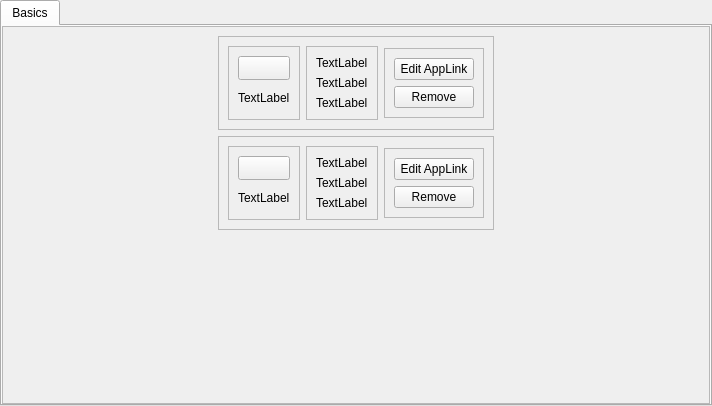
<?xml version="1.0" encoding="UTF-8"?>
<ui version="4.0">
 <class>Form</class>
 <widget class="QWidget" name="Form">
  <property name="geometry">
   <rect>
    <x>0</x>
    <y>0</y>
    <width>712</width>
    <height>406</height>
   </rect>
  </property>
  <property name="windowTitle">
   <string>Form</string>
  </property>
  <layout class="QVBoxLayout" name="verticalLayout_9">
   <property name="spacing">
    <number>2</number>
   </property>
   <property name="sizeConstraint">
    <enum>QLayout::SetDefaultConstraint</enum>
   </property>
   <property name="leftMargin">
    <number>0</number>
   </property>
   <property name="topMargin">
    <number>0</number>
   </property>
   <property name="rightMargin">
    <number>0</number>
   </property>
   <property name="bottomMargin">
    <number>0</number>
   </property>
   <item>
    <widget class="QTabWidget" name="tab_bar">
     <property name="sizePolicy">
      <sizepolicy hsizetype="Preferred" vsizetype="Preferred">
       <horstretch>0</horstretch>
       <verstretch>0</verstretch>
      </sizepolicy>
     </property>
     <property name="currentIndex">
      <number>0</number>
     </property>
     <property name="elideMode">
      <enum>Qt::ElideLeft</enum>
     </property>
     <property name="usesScrollButtons">
      <bool>true</bool>
     </property>
     <widget class="QWidget" name="tab_1">
      <attribute name="title">
       <string>Basics</string>
      </attribute>
      <layout class="QVBoxLayout" name="verticalLayout_6" stretch="0">
       <property name="spacing">
        <number>0</number>
       </property>
       <property name="sizeConstraint">
        <enum>QLayout::SetDefaultConstraint</enum>
       </property>
       <property name="leftMargin">
        <number>0</number>
       </property>
       <property name="topMargin">
        <number>0</number>
       </property>
       <property name="rightMargin">
        <number>0</number>
       </property>
       <property name="bottomMargin">
        <number>0</number>
       </property>
       <item>
        <widget class="QScrollArea" name="tab_scroll_area">
         <property name="sizePolicy">
          <sizepolicy hsizetype="Preferred" vsizetype="MinimumExpanding">
           <horstretch>0</horstretch>
           <verstretch>0</verstretch>
          </sizepolicy>
         </property>
         <property name="verticalScrollBarPolicy">
          <enum>Qt::ScrollBarAsNeeded</enum>
         </property>
         <property name="horizontalScrollBarPolicy">
          <enum>Qt::ScrollBarAsNeeded</enum>
         </property>
         <property name="widgetResizable">
          <bool>false</bool>
         </property>
         <property name="alignment">
          <set>Qt::AlignHCenter|Qt::AlignTop</set>
         </property>
         <widget class="QWidget" name="tab_scroll_area_widgets">
          <property name="sizePolicy">
           <sizepolicy hsizetype="MinimumExpanding" vsizetype="MinimumExpanding">
            <horstretch>0</horstretch>
            <verstretch>0</verstretch>
           </sizepolicy>
          </property>
          <layout class="QVBoxLayout" name="verticalLayout">
           <item>
            <widget class="QFrame" name="frame_4">
             <property name="sizePolicy">
              <sizepolicy hsizetype="MinimumExpanding" vsizetype="Preferred">
               <horstretch>0</horstretch>
               <verstretch>0</verstretch>
              </sizepolicy>
             </property>
             <property name="frameShape">
              <enum>QFrame::StyledPanel</enum>
             </property>
             <property name="frameShadow">
              <enum>QFrame::Raised</enum>
             </property>
             <layout class="QHBoxLayout" name="horizontalLayout">
              <item>
               <widget class="QFrame" name="frame">
                <property name="maximumSize">
                 <size>
                  <width>120</width>
                  <height>16777215</height>
                 </size>
                </property>
                <property name="frameShape">
                 <enum>QFrame::StyledPanel</enum>
                </property>
                <property name="frameShadow">
                 <enum>QFrame::Raised</enum>
                </property>
                <layout class="QVBoxLayout" name="verticalLayout_2">
                 <item>
                  <widget class="QPushButton" name="pushButton">
                   <property name="maximumSize">
                    <size>
                     <width>100</width>
                     <height>80</height>
                    </size>
                   </property>
                   <property name="text">
                    <string/>
                   </property>
                   <property name="icon">
                    <iconset>
                     <normalon>../../../assets/icons/no-access.png</normalon>
                    </iconset>
                   </property>
                   <property name="iconSize">
                    <size>
                     <width>64</width>
                     <height>64</height>
                    </size>
                   </property>
                  </widget>
                 </item>
                 <item>
                  <widget class="QLabel" name="label_9">
                   <property name="text">
                    <string>TextLabel</string>
                   </property>
                  </widget>
                 </item>
                </layout>
               </widget>
              </item>
              <item>
               <widget class="QFrame" name="frame_3">
                <property name="maximumSize">
                 <size>
                  <width>300</width>
                  <height>16777215</height>
                 </size>
                </property>
                <property name="frameShape">
                 <enum>QFrame::StyledPanel</enum>
                </property>
                <property name="frameShadow">
                 <enum>QFrame::Raised</enum>
                </property>
                <layout class="QVBoxLayout" name="verticalLayout_7" stretch="1,1,1">
                 <property name="sizeConstraint">
                  <enum>QLayout::SetMinAndMaxSize</enum>
                 </property>
                 <item>
                  <widget class="QLabel" name="label_11">
                   <property name="sizePolicy">
                    <sizepolicy hsizetype="MinimumExpanding" vsizetype="Preferred">
                     <horstretch>0</horstretch>
                     <verstretch>0</verstretch>
                    </sizepolicy>
                   </property>
                   <property name="text">
                    <string>TextLabel</string>
                   </property>
                  </widget>
                 </item>
                 <item>
                  <widget class="QLabel" name="label_12">
                   <property name="sizePolicy">
                    <sizepolicy hsizetype="MinimumExpanding" vsizetype="Preferred">
                     <horstretch>0</horstretch>
                     <verstretch>0</verstretch>
                    </sizepolicy>
                   </property>
                   <property name="text">
                    <string>TextLabel</string>
                   </property>
                  </widget>
                 </item>
                 <item>
                  <widget class="QLabel" name="label_10">
                   <property name="sizePolicy">
                    <sizepolicy hsizetype="MinimumExpanding" vsizetype="Preferred">
                     <horstretch>0</horstretch>
                     <verstretch>0</verstretch>
                    </sizepolicy>
                   </property>
                   <property name="minimumSize">
                    <size>
                     <width>0</width>
                     <height>0</height>
                    </size>
                   </property>
                   <property name="text">
                    <string>TextLabel</string>
                   </property>
                  </widget>
                 </item>
                </layout>
               </widget>
              </item>
              <item>
               <widget class="QFrame" name="frame_2">
                <property name="maximumSize">
                 <size>
                  <width>150</width>
                  <height>16777215</height>
                 </size>
                </property>
                <property name="frameShape">
                 <enum>QFrame::StyledPanel</enum>
                </property>
                <property name="frameShadow">
                 <enum>QFrame::Raised</enum>
                </property>
                <layout class="QVBoxLayout" name="verticalLayout_4">
                 <property name="sizeConstraint">
                  <enum>QLayout::SetMinAndMaxSize</enum>
                 </property>
                 <item>
                  <widget class="QPushButton" name="pushButton_2">
                   <property name="text">
                    <string>Edit AppLink</string>
                   </property>
                   <property name="icon">
                    <iconset>
                     <normalon>../../../assets/icons/edit.png</normalon>
                    </iconset>
                   </property>
                  </widget>
                 </item>
                 <item>
                  <widget class="QPushButton" name="pushButton_3">
                   <property name="text">
                    <string>Remove</string>
                   </property>
                   <property name="icon">
                    <iconset>
                     <normalon>../../../assets/icons/delete.png</normalon>
                    </iconset>
                   </property>
                  </widget>
                 </item>
                </layout>
               </widget>
              </item>
             </layout>
            </widget>
           </item>
           <item>
            <widget class="QFrame" name="frame_5">
             <property name="frameShape">
              <enum>QFrame::StyledPanel</enum>
             </property>
             <property name="frameShadow">
              <enum>QFrame::Raised</enum>
             </property>
             <layout class="QHBoxLayout" name="horizontalLayout_2">
              <property name="sizeConstraint">
               <enum>QLayout::SetMinAndMaxSize</enum>
              </property>
              <item>
               <widget class="QFrame" name="frame_6">
                <property name="maximumSize">
                 <size>
                  <width>120</width>
                  <height>16777215</height>
                 </size>
                </property>
                <property name="frameShape">
                 <enum>QFrame::StyledPanel</enum>
                </property>
                <property name="frameShadow">
                 <enum>QFrame::Raised</enum>
                </property>
                <layout class="QVBoxLayout" name="verticalLayout_3">
                 <item>
                  <widget class="QPushButton" name="pushButton_4">
                   <property name="maximumSize">
                    <size>
                     <width>100</width>
                     <height>80</height>
                    </size>
                   </property>
                   <property name="text">
                    <string/>
                   </property>
                   <property name="icon">
                    <iconset>
                     <normalon>../../../assets/icons/no-access.png</normalon>
                    </iconset>
                   </property>
                   <property name="iconSize">
                    <size>
                     <width>64</width>
                     <height>64</height>
                    </size>
                   </property>
                  </widget>
                 </item>
                 <item>
                  <widget class="QLabel" name="label_13">
                   <property name="text">
                    <string>TextLabel</string>
                   </property>
                  </widget>
                 </item>
                </layout>
               </widget>
              </item>
              <item>
               <widget class="QFrame" name="frame_7">
                <property name="maximumSize">
                 <size>
                  <width>300</width>
                  <height>16777215</height>
                 </size>
                </property>
                <property name="frameShape">
                 <enum>QFrame::StyledPanel</enum>
                </property>
                <property name="frameShadow">
                 <enum>QFrame::Raised</enum>
                </property>
                <layout class="QVBoxLayout" name="verticalLayout_10">
                 <property name="sizeConstraint">
                  <enum>QLayout::SetMinAndMaxSize</enum>
                 </property>
                 <item>
                  <widget class="QLabel" name="label_14">
                   <property name="text">
                    <string>TextLabel</string>
                   </property>
                  </widget>
                 </item>
                 <item>
                  <widget class="QLabel" name="label_15">
                   <property name="text">
                    <string>TextLabel</string>
                   </property>
                  </widget>
                 </item>
                 <item>
                  <widget class="QLabel" name="label_16">
                   <property name="text">
                    <string>TextLabel</string>
                   </property>
                  </widget>
                 </item>
                </layout>
               </widget>
              </item>
              <item>
               <widget class="QFrame" name="frame_8">
                <property name="maximumSize">
                 <size>
                  <width>150</width>
                  <height>16777215</height>
                 </size>
                </property>
                <property name="frameShape">
                 <enum>QFrame::StyledPanel</enum>
                </property>
                <property name="frameShadow">
                 <enum>QFrame::Raised</enum>
                </property>
                <layout class="QVBoxLayout" name="verticalLayout_5">
                 <property name="sizeConstraint">
                  <enum>QLayout::SetMinAndMaxSize</enum>
                 </property>
                 <item>
                  <widget class="QPushButton" name="pushButton_5">
                   <property name="text">
                    <string>Edit AppLink</string>
                   </property>
                   <property name="icon">
                    <iconset>
                     <normalon>../../../assets/icons/edit.png</normalon>
                    </iconset>
                   </property>
                  </widget>
                 </item>
                 <item>
                  <widget class="QPushButton" name="pushButton_6">
                   <property name="text">
                    <string>Remove</string>
                   </property>
                   <property name="icon">
                    <iconset>
                     <normalon>../../../assets/icons/delete.png</normalon>
                    </iconset>
                   </property>
                  </widget>
                 </item>
                </layout>
               </widget>
              </item>
             </layout>
            </widget>
           </item>
          </layout>
         </widget>
        </widget>
       </item>
      </layout>
     </widget>
    </widget>
   </item>
  </layout>
 </widget>
 <resources/>
 <connections/>
</ui>
